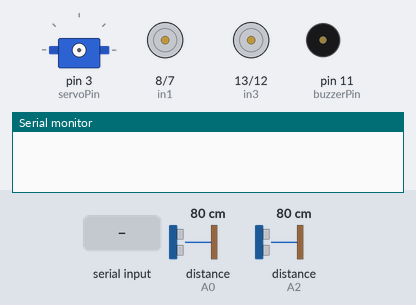
The sketch below on a simulated Arduino Uno, built with avr-gcc and run on an emulated ATmega328P. On the bench: servo, motor-driver pin pairs drawn as motors (green arrow = first pin HIGH = forward, orange = second pin HIGH = backward, longer = more drive, scaled by the enable pin), buzzer (waves = sounding, pin HIGH), the last lines printed to the serial monitor. The inputs (shaded band) are chosen by the test bench; at power-on: distance to the obstacle (sensors on A0, A2) 80 cm. The echo pulse lasts 58.3 µs per cm.

Above: at 0.8 s.
0.9 s: "p90\n" received over Serial
2.8 s: "s,45\n" received over Serial
At 3.4 s:
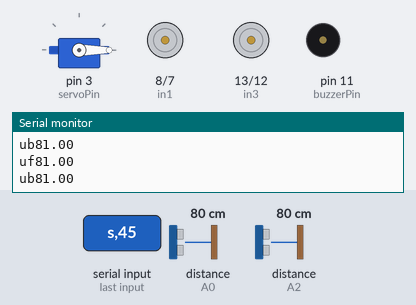
4.3 s: "m,45\n" received over Serial
At 4.6 s:
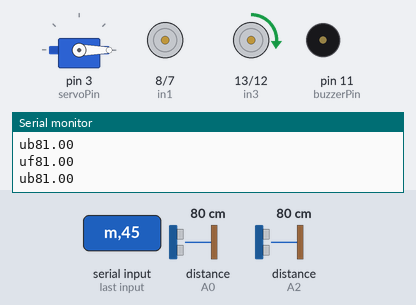
5.8 s: "s90\n" received over Serial
At 7.0 s:
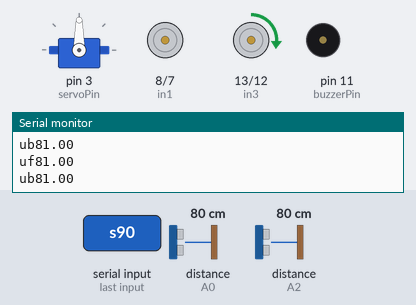
7.3 s: "m90\n" received over Serial
At 8.0 s:
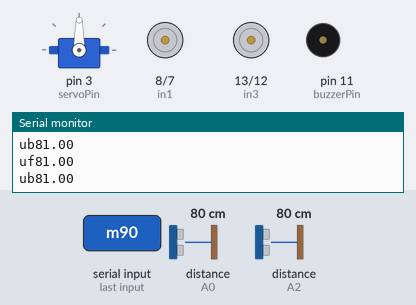
8.8 s: "s\n" received over Serial
At 9.1 s:
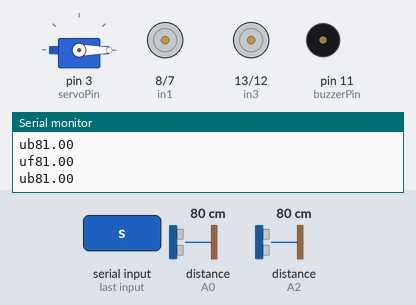
Timing chart, 0 to 11.3 s (numbered marks = the images above; inputs shaded):
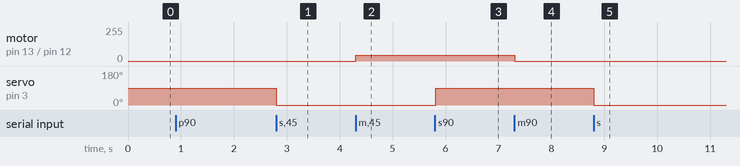

The sketch:

sender.ino
```cpp
// this sketch cycles three servos at different rates
#include <arduino-timer.h>
#include "NewPing.h"
#include "config.h"
#include <Servo.h>


int servo_pos = 45;
int MAX_DISTANCE = 150;
String inputString = "";// a String to hold incoming data
String controlString = "";
bool stringComplete = false;  // whether the string is complete
bool servoInput = false;
enum Control {forward=0,backward,AforwardBbackward,BforwardAbackward};
//int sensorSpeed = 50000;
// control_motor = (Control) actuation_msg.data[2];

Timer<2, millis> timer;
Servo myservo;
NewPing sonar_front(TRIGGER_PIN_front, ECHO_PIN_front, MAX_DISTANCE);
NewPing sonar_back(TRIGGER_PIN_back, ECHO_PIN_back, MAX_DISTANCE);


//Functions
void distanceReadFront(){
  float result = sonar_front.ping_cm();
  String myString = "uf" + String(result);
  Serial.println(String(myString));
  }
void distanceReadBack(){
  float result = sonar_back.ping_cm();
  String myString = "ub" + String(result);
  Serial.println(String(myString));
  }

void servoWrite(String control){
  int servoValue = control.substring(1).toInt();
  myservo.write(servoValue);
}

void buzzer(String control){
  int buzzer_active = control.substring(1).toInt();
  if(buzzer_active == 1){
  digitalWrite(buzzerPin, HIGH);
  }
  else{digitalWrite(buzzerPin, LOW);}
}


void speedControl(String control) {
  Control mode = (Control) control.substring(1,2).toInt();
  int righWheel = control.substring(2,5).toInt();
  int leftWheel = control.substring(5,8).toInt();

  analogWrite(enB, righWheel);
  analogWrite(enA, leftWheel);

  switch(mode){
    case forward:
      // Turn on motor B
      digitalWrite(in1, HIGH);
      digitalWrite(in2, LOW);
      // Turn on motor A
      digitalWrite(in3, HIGH);
      digitalWrite(in4, LOW);
    break;

    case backward:
      // Turn on motor A
      digitalWrite(in1, LOW);
      digitalWrite(in2, HIGH);
      // Turn on motor B
      digitalWrite(in3, LOW);
      digitalWrite(in4, HIGH);
    break;

    case AforwardBbackward:
      // Turn on motor A
      digitalWrite(in1, HIGH);
      digitalWrite(in2, LOW);
      // Turn on motor B
      digitalWrite(in3, LOW);
      digitalWrite(in4, HIGH);
    break;

    case BforwardAbackward:
      // Turn on motor A
      digitalWrite(in1, LOW);
      digitalWrite(in2, HIGH);
      // Turn on motor B
      digitalWrite(in3, HIGH);
      digitalWrite(in4, LOW);
    break;
  }
}

void setup()
{
  Serial.println("Start Serial \n");
  unsigned long WaitStart;
  Serial.begin(9600);

  //Serial.println("give rate of sensors");

  //wait for user input - give them 20 seconds then continue anyway
  WaitStart = millis();
  while(!Serial.available()) {
    if(millis() - WaitStart > 20000) break;
  }

  //OK, we've received at least one character. That counts for "any key".
  //But the serial monitor is probably configured to send both CR and LF
  //If we were to look for the LF now, we would not find it because
  //it will take about 10ms for that char to arrive at 9600 baud.
  //so we wait a bit more, reading from the serial input to discard each
  //arriving char.
  String inputString = "";
  bool stringComplete = false;
  String controlString = "";
  int sensorSpeed = 0;
  bool exit = false;
  while(exit == false) {
    char inChar = (char)Serial.read();
    inputString += inChar;
    if (inChar == '\n') {
      stringComplete = true;
      controlString = inputString;
      controlString.remove(inputString.length()-1);
      controlString.remove(inputString.length()-1);
      if (inputString.charAt(0) == 'p') {
          int dummy = controlString.substring(1).toInt();
          sensorSpeed = dummy;
          controlString = "";
          Serial.println(sensorSpeed);
          if(sensorSpeed > 0){
            exit = true;
          }
          //return dummy;
      }
    }
    controlString = "";
    stringComplete = false;;
    delay(100);
  }
  //servo
  //servoRoll.attach(servoPin);

  //Ultrasonic sensors
  pinMode (TRIGGER_PIN_front, OUTPUT);
  pinMode (ECHO_PIN_front, INPUT);
  pinMode (TRIGGER_PIN_back, OUTPUT);
  pinMode (ECHO_PIN_back, INPUT);

  myservo.attach(servoPin);


  //Buzzer
  pinMode(buzzerPin, OUTPUT);


  // Set all the motor control pins to outputs
  //pinMode(enA, OUTPUT);
  pinMode(enB, OUTPUT);
  pinMode(in1, OUTPUT);
  pinMode(in2, OUTPUT);
  pinMode(in3, OUTPUT);
  pinMode(in4, OUTPUT);

  // Turn off motors - Initial state
  digitalWrite(in1, LOW);
  digitalWrite(in2, LOW);
  digitalWrite(in3, LOW);
  digitalWrite(in4, LOW);

  timer.every(sensorSpeed, distanceReadFront);
  timer.every(sensorSpeed, distanceReadBack);
  //timer.every(100000, servoWrite);
  //timer.every(100000, speedControl);
  //timer.every(1, distanceRead,TRIGGER_PIN_front,ECHO_PIN_front,"b");

}

void loop(){
  timer.tick();
  if (stringComplete) {
    Serial.println(inputString);
    // clear the string:
    inputString = "";
    stringComplete = false;
  }
}
void serialEvent() {
  while (Serial.available()) {
    char inChar = (char)Serial.read();
    inputString += inChar;
    if (inChar == '\n') {
      stringComplete = true;
      controlString = inputString;
      controlString.remove(inputString.length()-1);
      controlString.remove(inputString.length()-1);
      if (inputString.charAt(0) == 's') {
        servoWrite(controlString);
        controlString = "";
      }
      else if (inputString.charAt(0) == 'm') {
        speedControl(controlString);
        controlString = "";
      }
      else if (inputString.charAt(0) == 'b') {
        buzzer(controlString);
        controlString = "";
      }
    }
  }
}
```

config.h
```cpp
// Motor A connections
#define enA 6
#define in1 8
#define in2 7
// Motor B connections
#define enB 5
#define in3 13
#define in4 12

// Ultrasonic connections
#define TRIGGER_PIN_front A1
#define ECHO_PIN_front A0
#define TRIGGER_PIN_back A3
#define ECHO_PIN_back A2

//Servo connection
#define servoPin 3

//Buzzer pin
#define buzzerPin 11
```

Measured:
- after the input at 2.8 s, servo on pin 3 (servoPin): 90° → 0° at once
- after the input at 4.3 s, motor on pin 13 (in3) / pin 12 (in4): stopped → forward 45/255 at once
- after the input at 5.8 s, servo on pin 3 (servoPin): 0° → 90° at once
- after the input at 7.3 s, motor on pin 13 (in3) / pin 12 (in4): forward 45/255 → stopped at once
- after the input at 8.8 s, servo on pin 3 (servoPin): 90° → 0° at once
